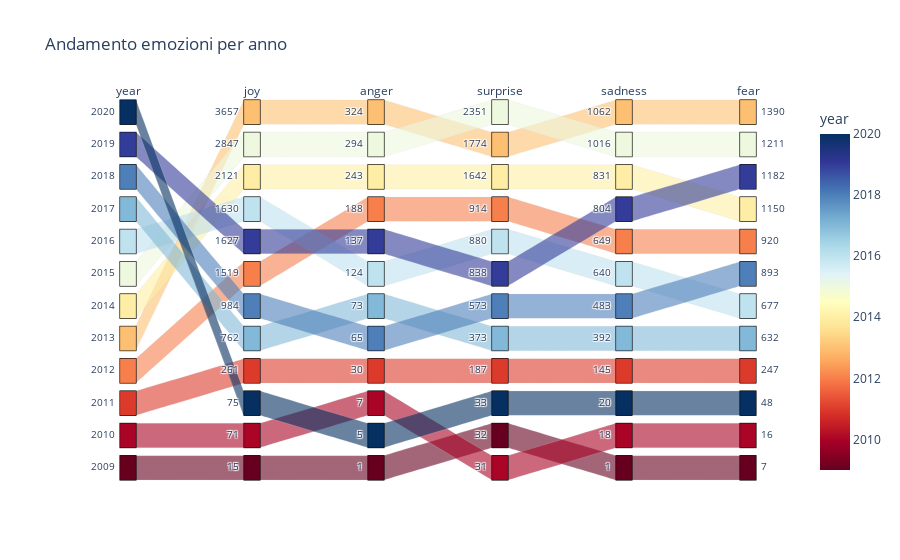

Write notebook code for a chart like this one.
### Code cell
#altra visualizzazione
fig = px.parallel_categories(
    df_emotions, 
    dimensions=['year','joy', 'anger', 'surprise', 'sadness', 'fear'],
    color="year", 
    color_continuous_scale=colorblind,
    title='Andamento emozioni per anno')
fig.update_traces(dimensions=[{"categoryorder": "category descending"}])
fig.show()

### Figure 1 — Plotly figure (JSON) as saved in the notebook; plotly's stock layout.template omitted (floating-point values rounded to 4 significant figures)
{"data": [{"dimensions": [{"categoryorder": "category descending", "label": "year", "values": [2009, 2010, 2011, 2012, 2013, 2014, 2015, 2016, 2017, 2018, 2019, 2020]}, {"categoryorder": "category descending", "label": "joy", "values": [15, 71, 261, 1519, 3657, 2121, 2847, 1630, 762, 984, 1627, 75]}, {"categoryorder": "category descending", "label": "anger", "values": [1, 7, 30, 188, 324, 243, 294, 124, 73, 65, 137, 5]}, {"categoryorder": "category descending", "label": "surprise", "values": [32, 31, 187, 914, 1774, 1642, 2351, 880, 373, 573, 838, 33]}, {"categoryorder": "category descending", "label": "sadness", "values": [1, 18, 145, 649, 1062, 831, 1016, 640, 392, 483, 804, 20]}, {"categoryorder": "category descending", "label": "fear", "values": [7, 16, 247, 920, 1390, 1150, 1211, 677, 632, 893, 1182, 48]}], "domain": {"x": [0, 1], "y": [0, 1]}, "line": {"color": [2009, 2010, 2011, 2012, 2013, 2014, 2015, 2016, 2017, 2018, 2019, 2020], "coloraxis": "coloraxis"}, "name": "", "type": "parcats"}], "layout": {"coloraxis": {"colorbar": {"title": {"text": "year"}}, "colorscale": [[0, "#67001f"], [0.08333, "#a50026"], [0.1667, "#d73027"], [0.25, "#f46d43"], [0.3333, "#fdae61"], [0.4167, "#fee090"], [0.5, "#ffffbf"], [0.5833, "#e0f3f8"], [0.6667, "#abd9e9"], [0.75, "#74add1"], [0.8333, "#4575b4"], [0.9167, "#313695"], [1, "#053061"]]}, "legend": {"tracegroupgap": 0}, "title": {"text": "Andamento emozioni per anno"}}}
